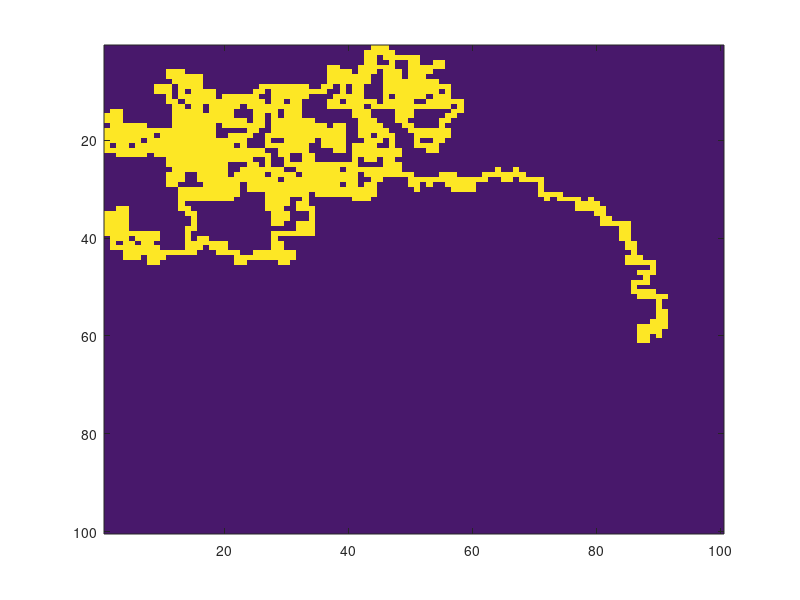

This chart was generated by the following MATLAB code: (Note: this script raises an error after producing the figure.)
clc
clear all
close all

Feldgroese = 100;
Feld2=zeros(Feldgroese,Feldgroese);
Futterposition1 = 60;
Futterposition2 = 90;
Futter=[Futterposition1;Futterposition2];
Startpunkt1=10;
Startpunkt2=10;
Feld = zeros(Feldgroese,Feldgroese);
Feld(Futterposition1,Futterposition2)=Feldgroese;


for i=1:Feldgroese
    for j = 1:Feldgroese
    d=sqrt((i-Futterposition1)^2+(j-Futterposition2)^2);
    Feld(i,j)=Feldgroese-d;
    end
end

imagesc(Feld)
hold on

Kopf=zeros(2,1);
Brust=zeros(2,1);
Arsch=zeros(2,1);
Schwanz=zeros(2,1);
Start=[Startpunkt1;Startpunkt2];

Kopf=Start;
Brust=[Startpunkt1+1;Startpunkt2];
Arsch=[Startpunkt1+2;Startpunkt2];
Schwanz=[Startpunkt1+3;Startpunkt2];

Richtungen=[0,1;-1,0;1,0;0,-1];
r = randi(4,1,1);
Richtung=Richtungen(r,:);
Richtung=(Richtung)';

while Feld(Kopf(1),Kopf(2)) <Feldgroese
 
while Feld(Kopf(1),Kopf(2)) <= Feldgroese*0.5
    r = randi(4,1,1);
    Richtung=Richtungen(r,:);
    Richtung=(Richtung)';
    Kopf_neu=Kopf+Richtung;
    while Kopf_neu==Brust | Kopf_neu(1,1)==100 | Kopf_neu(2,1)==100 | Kopf_neu(1,1)==0 | Kopf_neu(2,1)==0
        r = randi(4,1,1);
        Richtung=Richtungen(r,:);
        Richtung=(Richtung)';
        Kopf_neu=Kopf+Richtung;  
    end
    Schwanz=Arsch;
    Arsch=Brust;
    Brust=Kopf;
    Kopf=Kopf_neu;
    Feld2(Kopf_neu(1,1),Kopf_neu(2,1))=Feldgroese;
end

while Feld(Kopf(1),Kopf(2)) > Feldgroese*0.5
    if Kopf == Futter
    fprintf('omnomnom!!!!!!!!')
    break
    else
    r = randi(4,1,1);
    Richtung=Richtungen(r,:);
    Richtung=(Richtung)';
    Kopf_neu=Kopf+Richtung;
    if Feld(Kopf(1),Kopf(2))<Feld(Kopf_neu(1),Kopf_neu(2));
       Schwanz=Arsch;
       Arsch=Brust;
       Brust=Kopf;
       Kopf=Kopf_neu;
       Feld2(Kopf_neu(1,1),Kopf_neu(2,1))=Feldgroese;
    else
    r = rand;
    if r<0.4
       Schwanz=Arsch;
       Arsch=Brust;
       Brust=Kopf;
       Kopf=Kopf_neu;
       Feld2(Kopf_neu(1,1),Kopf_neu(2,1))=Feldgroese;
    else
        r = randi(4,1,1);
        Richtung=Richtungen(r,:);
        Richtung=(Richtung)';
        Kopf_neu=Kopf+Richtung;
        while Kopf_neu==Brust | Kopf_neu(1,1)==100 | Kopf_neu(2,1)==100 | Kopf_neu(1,1)==0 | Kopf_neu(2,1)==0
            r = randi(4,1,1);
            Richtung=Richtungen(r,:);
            Richtung=(Richtung)';
            Kopf_neu=Kopf+Richtung;  
         end
    end
    end
    end
end
end

imagesc(Feld2)
hold off
alpha 0.5
axis off 
        
        
        
        
        
        
        
        
        
        
        
        
        
        
        
        